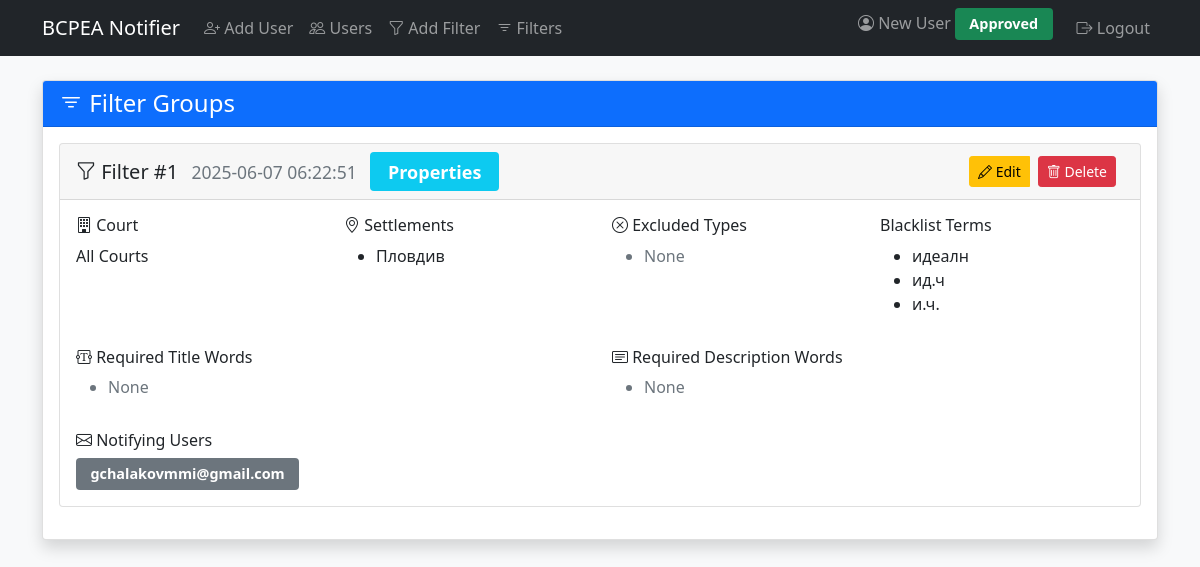
The page /filters (signed in) on the database its author committed.
### tables this page shows
CREATE TABLE filter_groups (
                id INTEGER PRIMARY KEY AUTOINCREMENT,
                type TEXT NOT NULL DEFAULT 'property',
                court INTEGER NOT NULL,
                settlements TEXT,
                excluded_property_types TEXT,
                blacklist TEXT,
                required_title_words TEXT,
                required_description_words TEXT,
                created_at DATETIME DEFAULT CURRENT_TIMESTAMP
            );

### app.py (the view)
@app.route('/filters')
@login_required
def filters():
    db = get_db()
    filters = db.execute('''
        SELECT fg.*, group_concat(u.email, ', ') as users
        FROM filter_groups fg
        LEFT JOIN user_filters uf ON fg.id = uf.filter_group_id
        LEFT JOIN auth_user u ON uf.user_id = u.id
        GROUP BY fg.id
        ORDER BY fg.created_at DESC
    ''').fetchall()
    return render_template('filters.html',
                         filters=filters,
                         court_choices=dict(COURT_CHOICES),
                         filter_types=dict(FILTER_TYPES))

### app.py (called while the page is built)
def get_db():
    db = getattr(g, '_database', None)
    if db is None:
        db = g._database = sqlite3.connect(DATABASE)
        db.row_factory = sqlite3.Row
    return db

@app.teardown_appcontext
def close_connection(exception):
    db = getattr(g, '_database', None)
    if db is not None:
        db.close()

def login_required(f):
    @functools.wraps(f)  # Preserve the original function's name
    def decorated_function(*args, **kwargs):
        if 'user_id' not in session:
            flash('🔒 Please login to access this page', 'error')
            return redirect(url_for('login'))
        if session.get('user_status') != 'approved':
            return redirect(url_for('pending'))
        return f(*args, **kwargs)
    return decorated_function

### templates/filters.html (shortened to what this page needs)
{% extends "base.html" %}
{% block content %}
<div class="card shadow">
    <div class="card-header bg-primary text-white">
        <h4 class="mb-0"><i class="bi bi-filter"></i> Filter Groups</h4>
    </div>
    <div class="card-body">
        {% for fg in filters %}
            <div class="card mb-3">
                <div class="card-header d-flex justify-content-between align-items-center">
                    <h5 class="mb-0">
                        <i class="bi bi-funnel"></i> Filter #{{ fg.id }}
                        <small class="text-muted ms-2">{{ fg.created_at }}</small>
                        <span class="badge bg-info ms-2">{{ filter_types[fg.type] }}</span>
                    </h5>
                    <div class="btn-group">
                        <a href="{{ url_for('edit_filter', filter_id=fg.id) }}" class="btn btn-warning btn-sm me-2">
                            <i class="bi bi-pencil"></i> Edit
                        </a>
                        <form method="POST" action="{{ url_for('delete_filter', filter_id=fg.id) }}">
                            <button type="submit" class="btn btn-danger btn-sm">
                                <i class="bi bi-trash"></i> Delete
                            </button>
                        </form>
                    </div>
                </div>
                <div class="card-body">
                    <div class="row">
                        <div class="col-md-3">
				<h6><i class="bi bi-building"></i> Court</h6>
				<p>
				    {% if fg.court == '0' %}
					All Courts
				    {% else %}
					{{ court_choices.get(fg.court|int, 'Unknown Court') }}
				    {% endif %}
				</p>
                        </div>
                        <div class="col-md-3">
                            <h6><i class="bi bi-geo-alt"></i> Settlements</h6>
                            <ul>
                                {% if fg.settlements %}
                                    {% for s in fg.settlements.split(',') %}
                                        <li>{{ s }}</li>
                                    {% endfor %}
                                {% else %}
                                    <li class="text-muted">Any</li>
                                {% endif %}
                            </ul>
                        </div>
                        <div class="col-md-3">
                            <h6><i class="bi bi-x-circle"></i> Excluded Types</h6>
                            <ul>
                                {% if fg.excluded_property_types %}
                                    {% for e in fg.excluded_property_types.split(',') %}
                                        <li>{{ e }}</li>
                                    {% endfor %}
                                {% else %}
                                    <li class="text-muted">None</li>
                                {% endif %}
                            </ul>
                        </div>
                        <div class="col-md-3">
                            <h6> Blacklist Terms</h6>
                            <ul>
                                {% if fg.blacklist %}
                                    {% for b in fg.blacklist.split(',') %}
                                        <li>{{ b }}</li>
                                    {% endfor %}
                                {% else %}
                                    <li class="text-muted">None</li>
                                {% endif %}
                            </ul>
                        </div>
                    </div>
                    <div class="row mt-3">
                        <div class="col-md-6">
                            <h6><i class="bi bi-textarea-t"></i> Required Title Words</h6>
                            <ul>
                                {% if fg.required_title_words %}
                                    {% for w in fg.required_title_words.split(',') %}
                                        <li>{{ w }}</li>
                                    {% endfor %}
                                {% else %}
                                    <li class="text-muted">None</li>
                                {% endif %}
                            </ul>
                        </div>
                        <div class="col-md-6">
                            <h6><i class="bi bi-card-text"></i> Required Description Words</h6>
                            <ul>
                                {% if fg.required_description_words %}
                                    {% for w in fg.required_description_words.split(',') %}
                                        <li>{{ w }}</li>
                                    {% endfor %}
                                {% else %}
                                    <li class="text-muted">None</li>
                                {% endif %}
                            </ul>
                        </div>
                    </div>
                    <div class="mt-3">
                        <h6><i class="bi bi-envelope"></i> Notifying Users</h6>
                        <div class="d-flex flex-wrap gap-2">
                            {% if fg.users %}
                                {% for email in fg.users.split(', ') %}
                                    <span class="badge bg-secondary">{{ email }}</span>
                                {% endfor %}
                            {% else %}
                                <span class="text-muted">No users assigned</span>
                            {% endif %}
                        </div>
                    </div>
                </div>
            </div>
        {% else %}
            <div class="alert alert-info">No filter groups found</div>
        {% endfor %}
    </div>
</div>
{% endblock %}

### static/css/style.css (style rules this page uses)
.badge { font-size: 0.9em; padding: 0.6em 1em; }
.btn { margin-right: 0.5rem; }

### rows shown on the page
filter_groups: id "1", created_at "2025-06-07 06:22:51", type "Properties", get "All Courts", settlements "Пловдив", b "идеалн" "ид.ч" "и.ч.", email "gchalakovmmi@gmail.com"

### other values the page prints
{{ session['user_name'] }} "New User"
